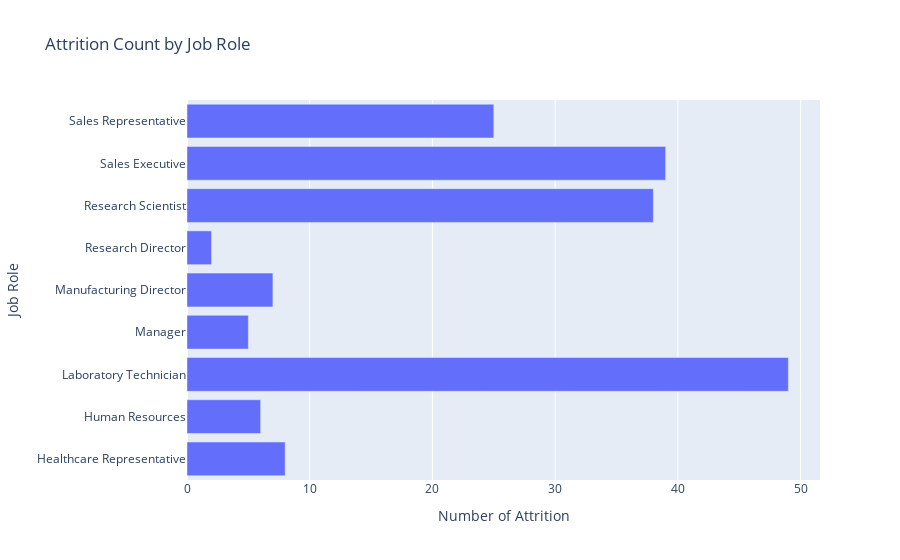

Notebook source saved alongside this figure:
### Markdown cell above
Hasil dari bar chart diatas, karyawan yang banyak keluar berasal dari departemnt RnD

### Code cell
# Menghitung jumlah karyawan yang keluar (Attrition = 'Yes') berdasarkan JobRole
attrition_yes_count = data[data['Attrition'] == 'Yes'].groupby('JobRole').size().reset_index(name='Attrition Count')

# Membuat bar chart horizontal
fig = px.bar(attrition_yes_count, 
             x='Attrition Count', 
             y='JobRole', 
             orientation='h', 
             title='Attrition Count by Job Role',
             labels={'Attrition Count': 'Number of Attrition', 'JobRole': 'Job Role'}
             )

# Menampilkan grafik interaktif
fig.show()

### Figure 1 — Plotly figure (JSON) as saved in the notebook; plotly's stock layout.template omitted (floating-point values rounded to 4 significant figures)
{"data": [{"alignmentgroup": "True", "hovertemplate": "Number of Attrition=%{x}<br>Job Role=%{y}<extra></extra>", "legendgroup": "", "marker": {"color": "#636efa", "pattern": {"shape": ""}}, "name": "", "offsetgroup": "", "orientation": "h", "showlegend": false, "textposition": "auto", "type": "bar", "x": [8, 6, 49, 5, 7, 2, 38, 39, 25], "xaxis": "x", "y": ["Healthcare Representative", "Human Resources", "Laboratory Technician", "Manager", "Manufacturing Director", "Research Director", "Research Scientist", "Sales Executive", "Sales Representative"], "yaxis": "y"}], "layout": {"barmode": "relative", "legend": {"tracegroupgap": 0}, "title": {"text": "Attrition Count by Job Role"}, "xaxis": {"anchor": "y", "domain": [0, 1], "title": {"text": "Number of Attrition"}}, "yaxis": {"anchor": "x", "domain": [0, 1], "title": {"text": "Job Role"}}}}
